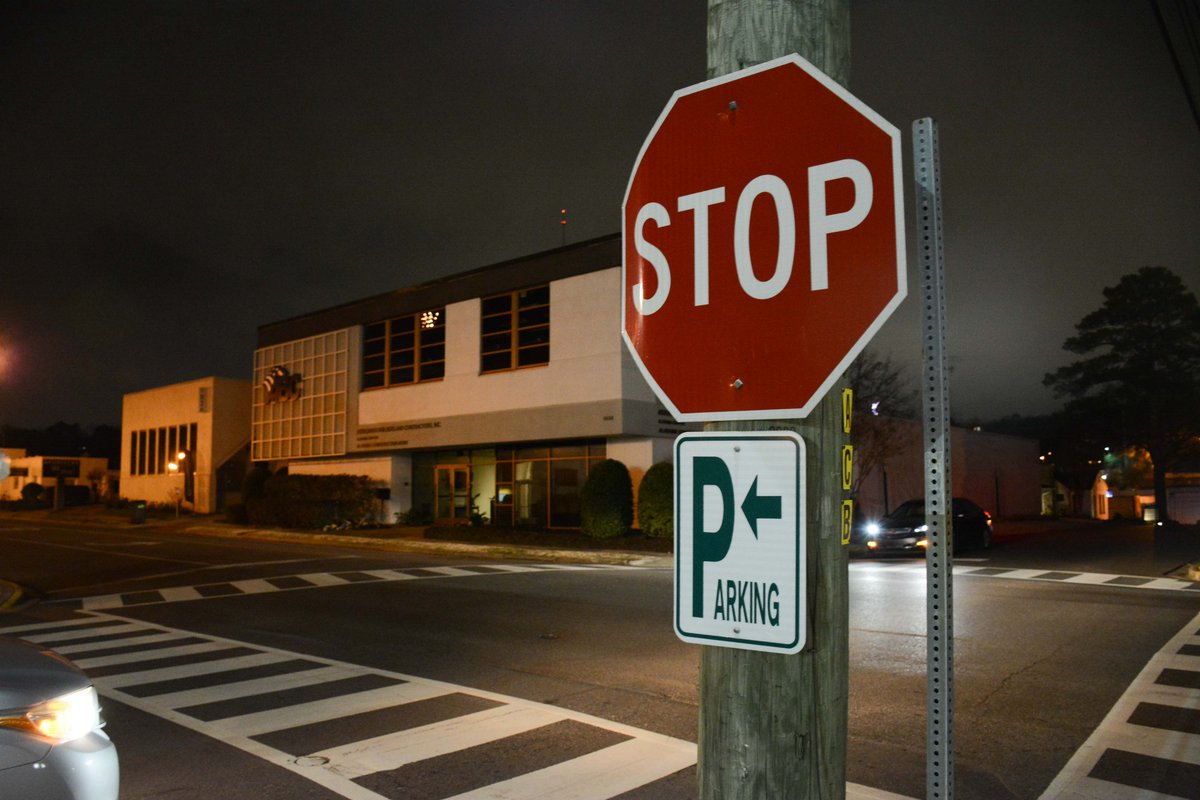
#> input picture Data/img (1).jpg, 1200 x 800 px, found by its file name; its folder holds only this picture in this run
$ jupyter execute --allow-errors sliding_window_detection.ipynb
#> lines starting #> are read from the running program, lines starting #| are printed output that depends on the picture
# Stop Sign Detection using Sliding Window Algorithm

This notebook implements a sliding window algorithm to detect stop signs in images. The algorithm:
1. Slides a window of fixed size across the image at multiple scales
2. Extracts HOG features from each window
3. Classifies each window using a trained SVM model
4. Applies non-maximum suppression to remove overlapping detections
5. Draws bounding boxes around detected stop signs

[cell 1]
import os
import cv2
import numpy as np
from sklearn import svm
from skimage.feature import hog
from matplotlib import pyplot as plt
from sklearn.model_selection import train_test_split
from sklearn.metrics import accuracy_score
import pickle

## Setup: Load Data and Train Model (if not already trained)

[cell 2]
# Define image size for training
size = (128, 128)

# Dynamic paths that work regardless of where the project is located
# Get project root directory - works from any location
current_dir = os.path.abspath(os.getcwd())
project_root = current_dir

# Look for project root by finding the Data folder
# Go up directories until we find Data folder or reach filesystem root
max_levels = 5  # Prevent infinite loops
for _ in range(max_levels):
    if os.path.exists(os.path.join(project_root, "Data")) and os.path.exists(os.path.join(project_root, "Data2")):
        break
    parent = os.path.dirname(project_root)
    if parent == project_root:  # Reached filesystem root
        break
    project_root = parent

# Build paths relative to project root
path_stop = os.path.join(project_root, "Data")  # Stop signs folder
path_non_stop = os.path.join(project_root, "Data2")  # Non-stop signs folder

# Print paths for debugging
print(f"Project root: {project_root}")
print(f"Stop signs path: {path_stop}")
print(f"Non-stop signs path: {path_non_stop}")

# Lists to store images and labels
images = []
labels = []

# Process stop sign images (label 1)
if not os.path.exists(path_stop):
    print(f"Error: Stop signs folder not found at: {path_stop}")
else:
    print(f"Loading stop sign images from: {path_stop}")
    for file_name in os.listdir(path_stop):
        if file_name.lower().endswith(('.jpg', '.jpeg', '.png', '.bmp')):
            img_path = os.path.join(path_stop, file_name)
            img = cv2.imread(img_path, cv2.IMREAD_GRAYSCALE)
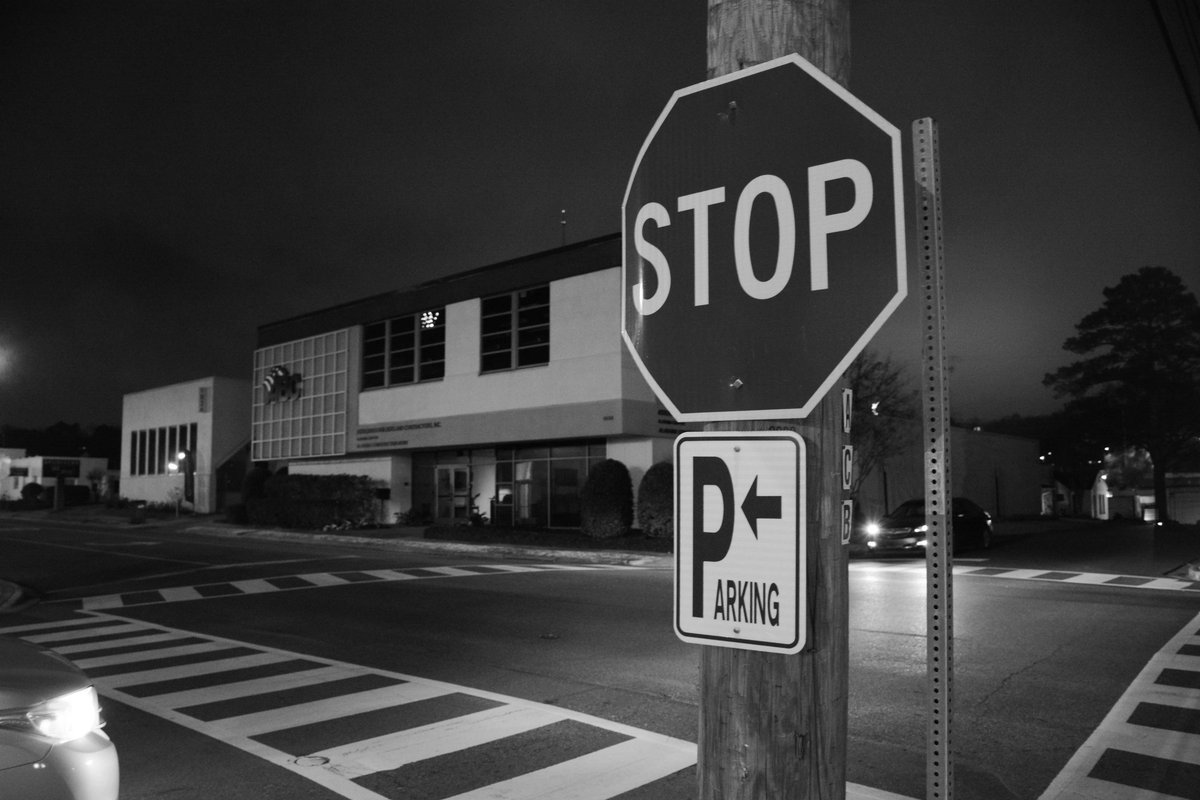
#> img: shape (800, 1200); min 0, max 255, mean 59.6
            if img is not None:
                img = cv2.resize(img, size)  # Resize to defined size
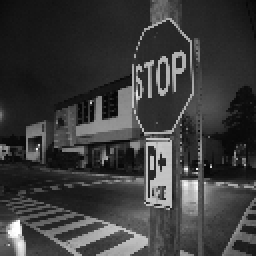
#> img: shape (128, 128) (shown 2 times larger); min 5, max 255, mean 59.6
                images.append(img)
                labels.append(1)  # Label for stop signs
    print(f"Loaded {sum(labels)} stop sign images")

# Process non-stop sign images (label 0)
if not os.path.exists(path_non_stop):
    print(f"Error: Non-stop signs folder not found at: {path_non_stop}")
else:
    print(f"Loading non-stop sign images from: {path_non_stop}")
    non_stop_count = 0
    for file_name in os.listdir(path_non_stop):
        if file_name.lower().endswith(('.jpg', '.jpeg', '.png', '.bmp')):
            img_path = os.path.join(path_non_stop, file_name)
            img = cv2.imread(img_path, cv2.IMREAD_GRAYSCALE)
            if img is not None:
                img = cv2.resize(img, size)  # Resize to defined size
                images.append(img)
                labels.append(0)  # Label for non-stop signs
                non_stop_count += 1
    print(f"Loaded {non_stop_count} non-stop sign images")

print(f"\nTotal images loaded: {len(images)}")
#| Total images loaded: 1
#> further down, image is the input picture: shape (800, 1200, 3); mean B, G, R 44.3, 57, 70.8
print(f"Stop signs: {sum(labels)}, Non-stop signs: {len(labels) - sum(labels)}")

[cell 3]
# Extract HOG features from all images
print("Extracting HOG features...")
hog_features = []
#> (the rest of this cell did not finish here and is left out)

[cell 4]
# Train SVM model (or load if already trained)
model_path = os.path.join(project_root, "Support", "sliding_window_model.pkl")

#> (the rest of this cell did not finish here and is left out)

## Sliding Window Detection Functions

[cell 5]
def sliding_window(image, window_size=(128, 128), step_size=32):
    """
    Slide a window across the image.

    Args:
        image: Input image (grayscale)
        window_size: Size of the sliding window (width, height)
        step_size: Step size for sliding the window

    Yields:
        (x, y, window): Coordinates and the window image
    """
    for y in range(0, image.shape[0] - window_size[1] + 1, step_size):
        for x in range(0, image.shape[1] - window_size[0] + 1, step_size):
            yield (x, y, image[y:y + window_size[1], x:x + window_size[0]])


def detect_stop_signs(image, model, window_size=(128, 128), step_size=32,
                      scales=[1.0, 0.75, 0.5, 1.25, 1.5], threshold=0.5):
    """
    Detect stop signs in an image using sliding window approach.

    Args:
        image: Input image (grayscale or color)
        model: Trained classifier model
        window_size: Base size of the sliding window
        step_size: Step size for sliding
        scales: List of scales to search at
        threshold: Confidence threshold for detections

    Returns:
        detections: List of (x, y, w, h, confidence) tuples
    """
#> called with window_size = (128, 128), step_size = 32, threshold = 0.6
    # Convert to grayscale if needed
    if len(image.shape) == 3:
        gray = cv2.cvtColor(image, cv2.COLOR_BGR2GRAY)
    else:
        gray = image.copy()

    detections = []

    # Search at multiple scales
    for scale in scales:
        # Resize image
        scaled_width = int(gray.shape[1] * scale)
        scaled_height = int(gray.shape[0] * scale)
        scaled_image = cv2.resize(gray, (scaled_width, scaled_height))

        # Adjust window size for this scale
        scaled_window = (int(window_size[0] * scale), int(window_size[1] * scale))
        scaled_step = int(step_size * scale)

        # Slide window across scaled image
        for x, y, window in sliding_window(scaled_image, scaled_window, scaled_step):
            # Resize window to model input size if needed
            if window.shape != window_size[::-1]:  # window_size is (width, height), shape is (height, width)
                window = cv2.resize(window, window_size)

            # Extract HOG features
            try:
                features, _ = hog(window, pixels_per_cell=(9, 9), cells_per_block=(2, 2),
                                 orientations=10, block_norm='L2-Hys', visualize=False)
                features = features.reshape(1, -1)

                # Predict
                prediction = model.predict(features)[0]
                confidence = model.predict_proba(features)[0][1]  # Probability of being stop sign

                # If detected as stop sign with sufficient confidence
                if prediction == 1 and confidence >= threshold:
                    # Scale coordinates back to original image size
                    orig_x = int(x / scale)
                    orig_y = int(y / scale)
                    orig_w = int(scaled_window[0] / scale)
                    orig_h = int(scaled_window[1] / scale)

                    detections.append((orig_x, orig_y, orig_w, orig_h, confidence))
            except:
                continue
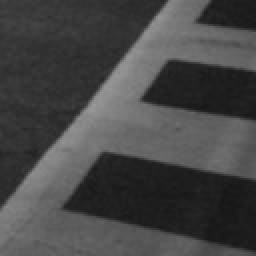
#> window: shape (128, 128) (shown 2 times larger); min 21, max 150, mean 70.3
#> after the loop, detections = []

    return detections


def non_max_suppression(detections, overlap_threshold=0.3):
    """
    Apply non-maximum suppression to remove overlapping detections.

    Args:
        detections: List of (x, y, w, h, confidence) tuples
        overlap_threshold: IoU threshold for suppression

    Returns:
        filtered_detections: List of filtered detections
    """
    if len(detections) == 0:
        return []

    # Convert to numpy array for easier manipulation
    boxes = np.array([[d[0], d[1], d[0] + d[2], d[1] + d[3]] for d in detections])
    scores = np.array([d[4] for d in detections])

    # Sort by confidence (descending)
    indices = np.argsort(scores)[::-1]

    keep = []
    while len(indices) > 0:
        # Keep the box with highest confidence
        current = indices[0]
        keep.append(current)

        if len(indices) == 1:
            break

        # Calculate IoU with remaining boxes
        current_box = boxes[current]
        other_boxes = boxes[indices[1:]]

        # Calculate intersection
        x1 = np.maximum(current_box[0], other_boxes[:, 0])
        y1 = np.maximum(current_box[1], other_boxes[:, 1])
        x2 = np.minimum(current_box[2], other_boxes[:, 2])
        y2 = np.minimum(current_box[3], other_boxes[:, 3])

        intersection = np.maximum(0, x2 - x1) * np.maximum(0, y2 - y1)

        # Calculate union
        current_area = (current_box[2] - current_box[0]) * (current_box[3] - current_box[1])
        other_areas = (other_boxes[:, 2] - other_boxes[:, 0]) * (other_boxes[:, 3] - other_boxes[:, 1])
        union = current_area + other_areas - intersection

        # Calculate IoU
        iou = intersection / union

        # Remove boxes with high overlap
        indices = indices[1:][iou < overlap_threshold]

    return [detections[i] for i in keep]


def draw_detections(image, detections, color=(0, 255, 0), thickness=2):
    """
    Draw bounding boxes on image.

    Args:
        image: Input image (can be color or grayscale)
        detections: List of (x, y, w, h, confidence) tuples
        color: Bounding box color (BGR format)
        thickness: Line thickness

    Returns:
        image_with_boxes: Image with drawn bounding boxes
    """
    # Convert to color if grayscale
    if len(image.shape) == 2:
        image_with_boxes = cv2.cvtColor(image, cv2.COLOR_GRAY2BGR)
    else:
        image_with_boxes = image.copy()

    for x, y, w, h, confidence in detections:
        # Draw bounding box
        cv2.rectangle(image_with_boxes, (x, y), (x + w, y + h), color, thickness)

        # Draw confidence score
        label = f"Stop: {confidence:.2f}"
        label_size, _ = cv2.getTextSize(label, cv2.FONT_HERSHEY_SIMPLEX, 0.5, 1)
        cv2.rectangle(image_with_boxes, (x, y - label_size[1] - 5),
                     (x + label_size[0], y), color, -1)
        cv2.putText(image_with_boxes, label, (x, y - 5),
                   cv2.FONT_HERSHEY_SIMPLEX, 0.5, (0, 0, 0), 1)

    return image_with_boxes

[cell 6]
# Test on a few images from the stop signs folder
test_images_path = path_stop
test_files = [f for f in os.listdir(test_images_path)
              if f.lower().endswith(('.jpg', '.jpeg', '.png', '.bmp'))][:3]  # Test on first 3 images

fig, axes = plt.subplots(len(test_files), 2, figsize=(15, 5 * len(test_files)))

if len(test_files) == 1:
    axes = axes.reshape(1, -1)

for idx, filename in enumerate(test_files):
    img_path = os.path.join(test_images_path, filename)
    image = cv2.imread(img_path)

    if image is None:
        continue

    # Convert to grayscale for detection
    gray = cv2.cvtColor(image, cv2.COLOR_BGR2GRAY)

    # Detect stop signs
    print(f"\nDetecting in {filename}...")
    detections = detect_stop_signs(gray, model, window_size=(128, 128),
                                   step_size=32, scales=[1.0, 0.75, 0.5, 1.25],
                                   threshold=0.6)
#> detections = []
    print(f"Found {len(detections)} detections before NMS")
#| Found 0 detections before NMS

    # Apply non-maximum suppression
    filtered_detections = non_max_suppression(detections, overlap_threshold=0.3)
#> filtered_detections = []
    print(f"Found {len(filtered_detections)} detections after NMS")
#| Found 0 detections after NMS

    # Draw detections
    result_image = draw_detections(image, filtered_detections)

    # Display original and result
    axes[idx, 0].imshow(cv2.cvtColor(image, cv2.COLOR_BGR2RGB))
    axes[idx, 0].set_title(f"Original: {filename}")
    axes[idx, 0].axis('off')

    axes[idx, 1].imshow(cv2.cvtColor(result_image, cv2.COLOR_BGR2RGB))
    axes[idx, 1].set_title(f"Detections: {len(filtered_detections)} found")
    axes[idx, 1].axis('off')

plt.tight_layout()
plt.show()
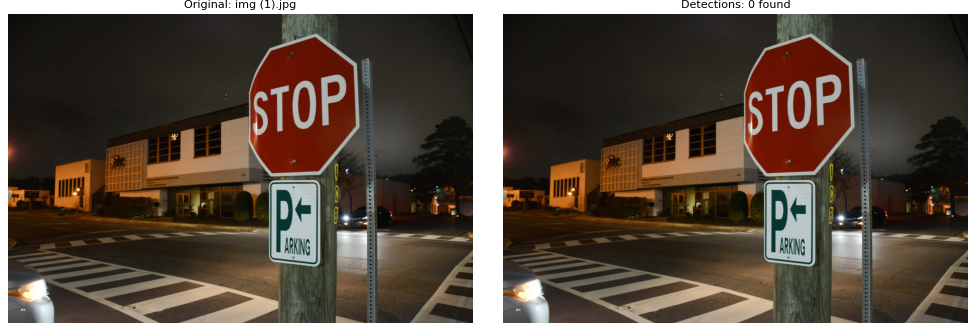
#> figure drawn by matplotlib, 2 panels
